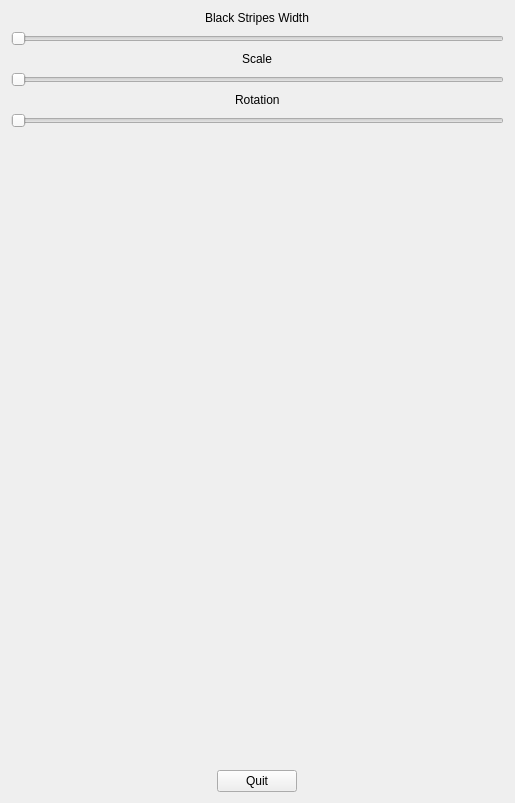
<?xml version="1.0" encoding="UTF-8"?>
<ui version="4.0">
 <class>Zebra</class>
 <widget class="QWidget" name="Zebra">
  <property name="geometry">
   <rect>
    <x>0</x>
    <y>0</y>
    <width>515</width>
    <height>803</height>
   </rect>
  </property>
  <property name="windowTitle">
   <string>Zebra Stripes Tool</string>
  </property>
  <layout class="QGridLayout" name="gridLayout">
   <item row="0" column="0">
    <layout class="QVBoxLayout" name="verticalLayout">
     <property name="sizeConstraint">
      <enum>QLayout::SetMinimumSize</enum>
     </property>
     <item alignment="Qt::AlignHCenter">
      <widget class="QLabel" name="label">
       <property name="text">
        <string>Black Stripes Width</string>
       </property>
      </widget>
     </item>
     <item>
      <widget class="QSlider" name="horizontalSlider">
       <property name="orientation">
        <enum>Qt::Horizontal</enum>
       </property>
      </widget>
     </item>
     <item alignment="Qt::AlignHCenter">
      <widget class="QLabel" name="label_2">
       <property name="text">
        <string>Scale</string>
       </property>
      </widget>
     </item>
     <item>
      <widget class="QSlider" name="horizontalSlider_2">
       <property name="orientation">
        <enum>Qt::Horizontal</enum>
       </property>
      </widget>
     </item>
     <item alignment="Qt::AlignHCenter">
      <widget class="QLabel" name="label_3">
       <property name="text">
        <string>Rotation</string>
       </property>
      </widget>
     </item>
     <item>
      <widget class="QSlider" name="horizontalSlider_3">
       <property name="orientation">
        <enum>Qt::Horizontal</enum>
       </property>
      </widget>
     </item>
     <item>
      <spacer name="verticalSpacer">
       <property name="orientation">
        <enum>Qt::Vertical</enum>
       </property>
       <property name="sizeHint" stdset="0">
        <size>
         <width>20</width>
         <height>40</height>
        </size>
       </property>
      </spacer>
     </item>
     <item alignment="Qt::AlignHCenter">
      <widget class="QPushButton" name="pushButton">
       <property name="text">
        <string>Quit</string>
       </property>
      </widget>
     </item>
    </layout>
   </item>
  </layout>
 </widget>
 <resources/>
 <connections>
  <connection>
   <sender>pushButton</sender>
   <signal>released()</signal>
   <receiver>Zebra</receiver>
   <slot>close()</slot>
   <hints>
    <hint type="sourcelabel">
     <x>119</x>
     <y>242</y>
    </hint>
    <hint type="destinationlabel">
     <x>120</x>
     <y>150</y>
    </hint>
   </hints>
  </connection>
 </connections>
</ui>
